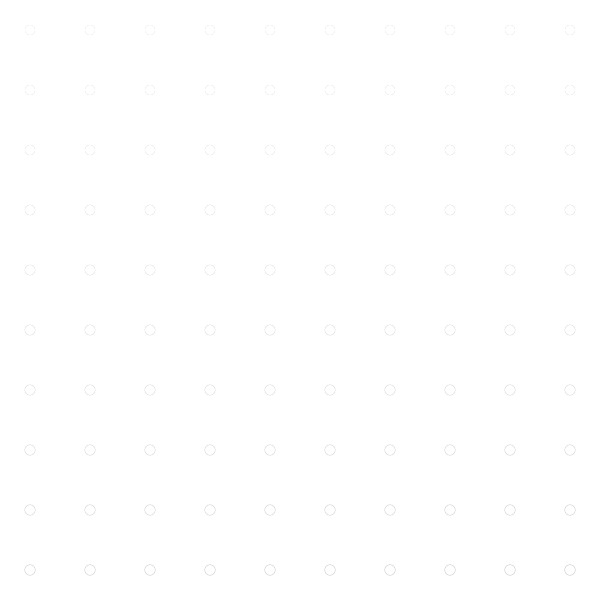
Frame 1 (no input)
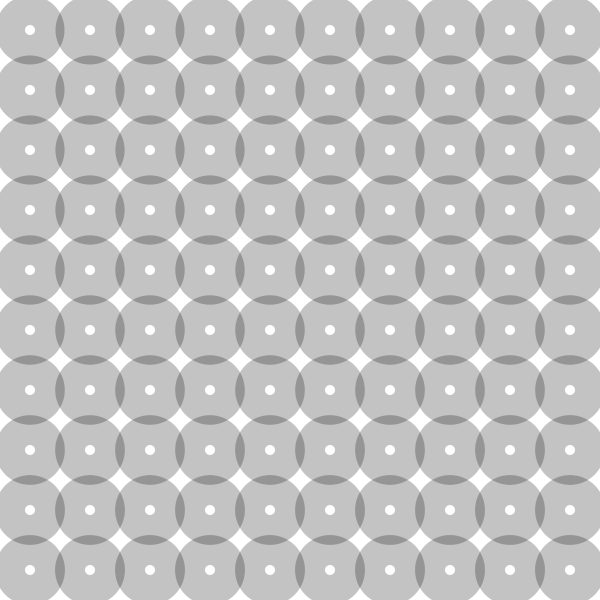
Frame 60 (the mouse pressed at the canvas centre just before this capture)
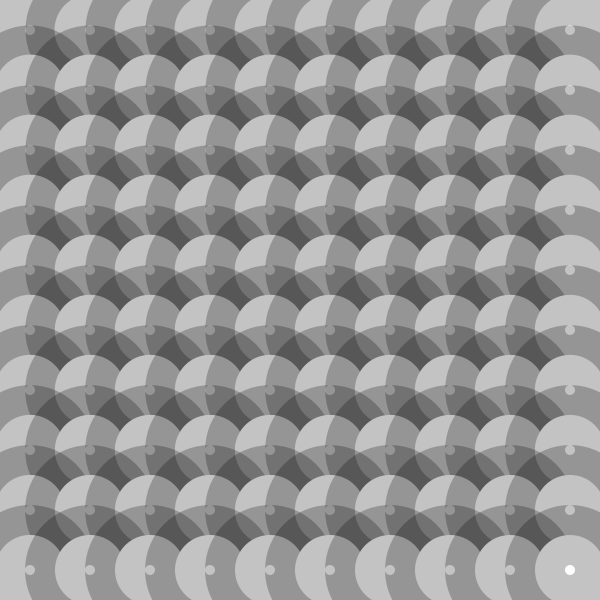
Frame 120 (the mouse held since frame 60 and released just before this capture)

The Processing sketch that drew these frames (run headless with seeded random() and noise(); from frame 60 on, the mouse is pressed at the canvas centre):

// Processing sketch: processing_28465
// ── processing_28465.pde

float abstand = 60;
float a = 10;
float opac = 60;

void setup(){
  size(600, 600);
  smooth();
}

void draw(){
  background(255);
// for-schleife
  for(float y = 30; y <= height; y = y + abstand){
    for(float x = 30; x <= width; x = x + abstand){
      
      if (mousePressed){
        noStroke(); 
        fill(255);
        ellipse(x, y, a-200, a-200);
      }

      noStroke();
      fill(0, opac);
      ellipse(x, y, a, a);
      fill(255);
      ellipse(x, y, 10, 10);
      if (a <= 300){
        a = a+0.01;
      if (a >= 300){
        //LOOP:
        if (mousePressed){
            a = a/10;
            }  
        //a = a-0.01;
        //opac = opac-0.01;
        }
      }
    }
  } 
 
}
